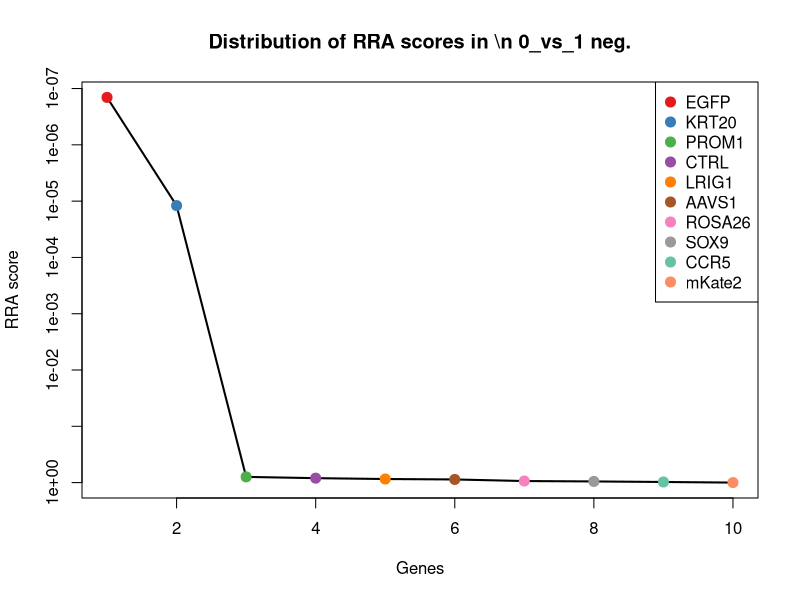
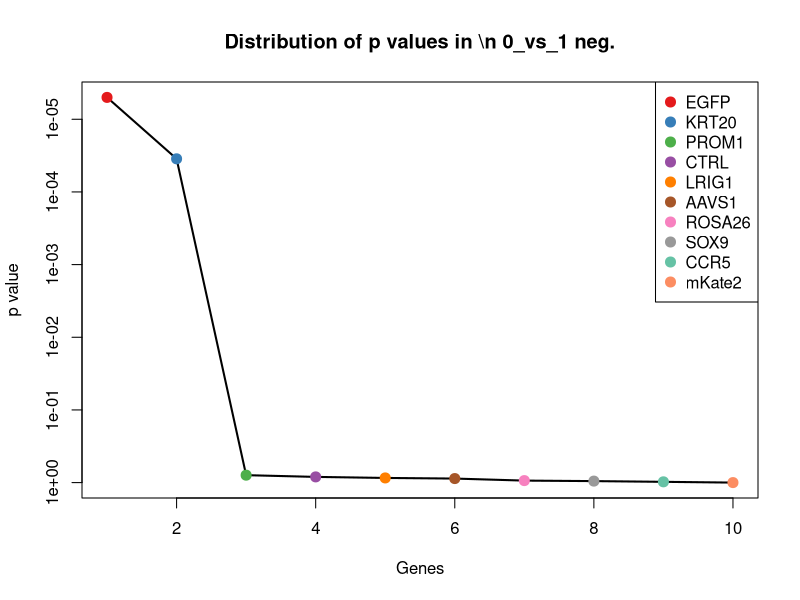
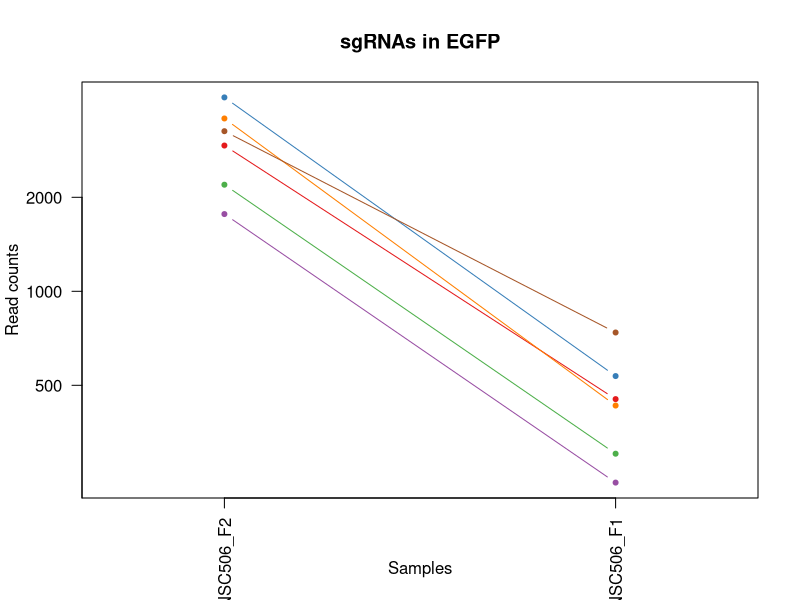
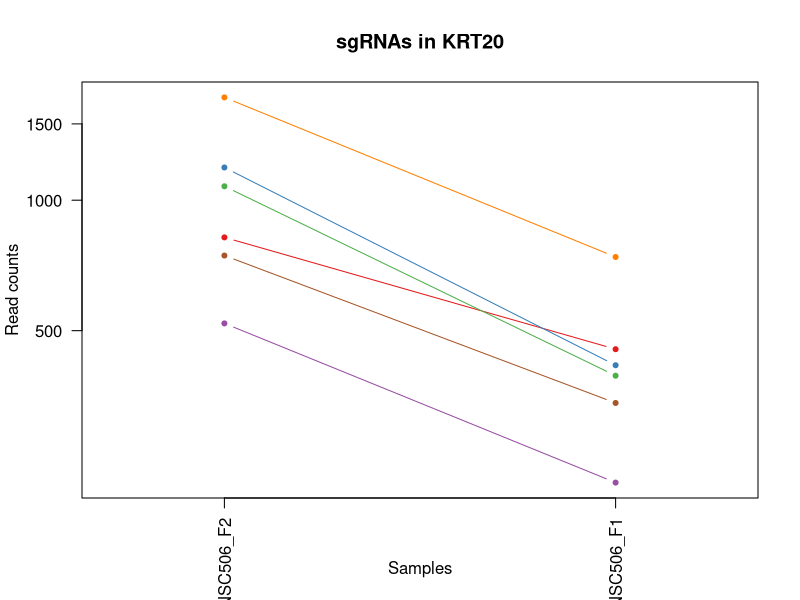
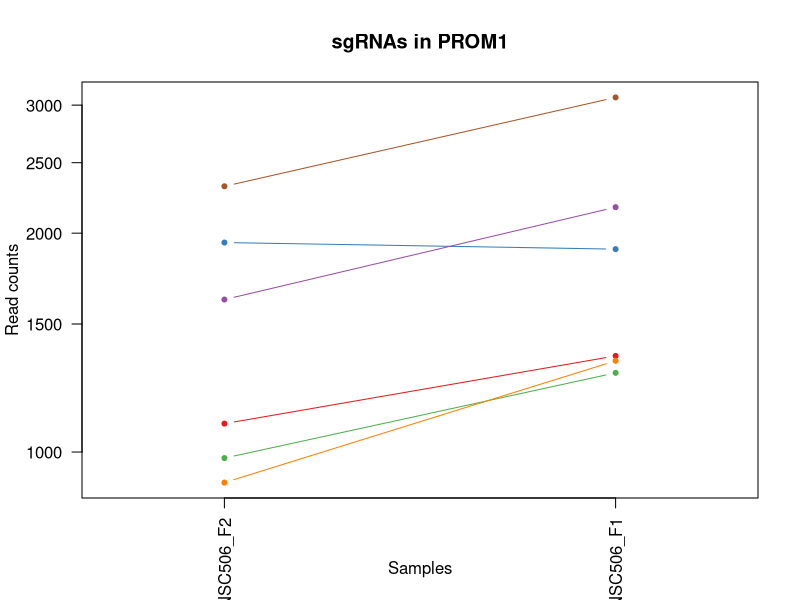
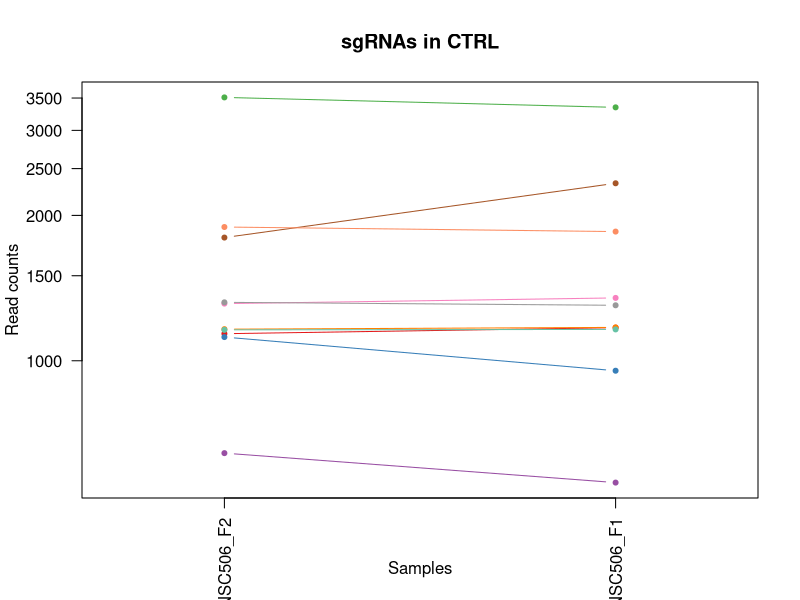
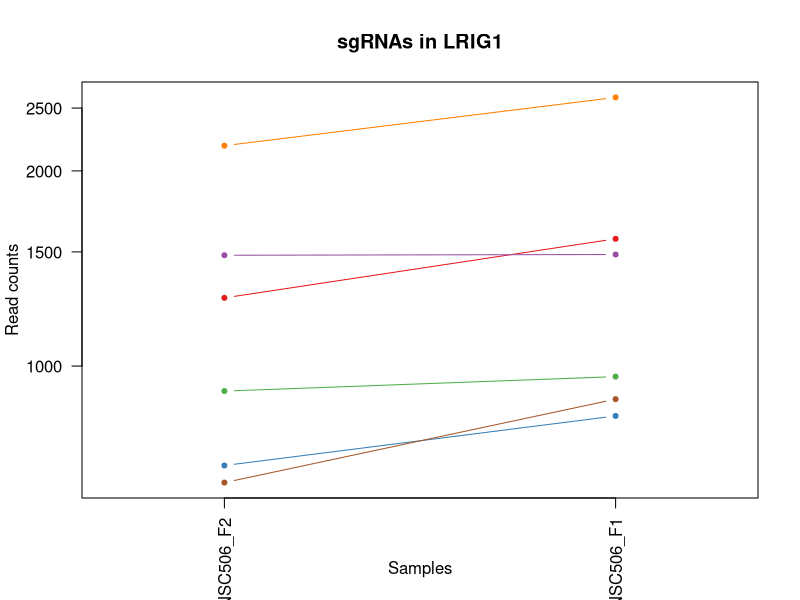
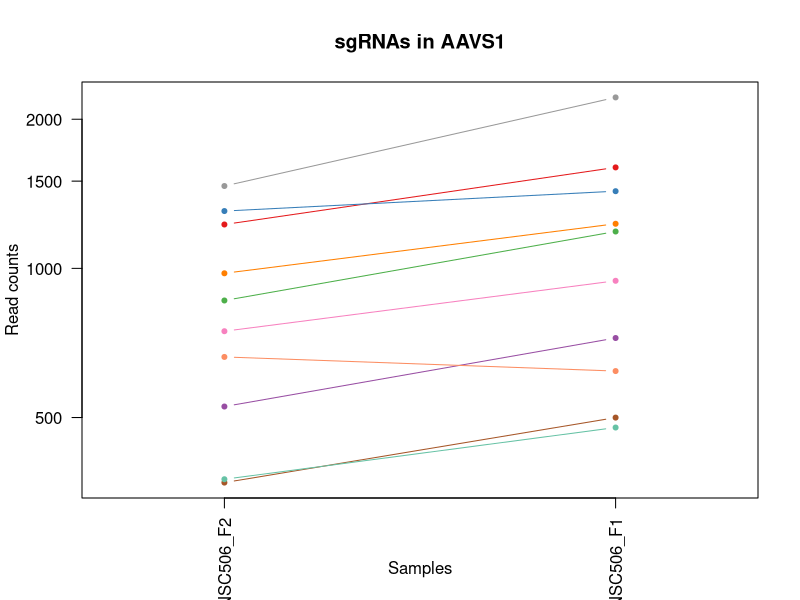

Recreate these plots in R, in order. (Note: this script raises an error after producing the figures.)
pdf(file='S6A_c1_t0.pdf',width=4.5,height=4.5);
gstable=read.table('S6A_c1_t0.gene_summary.txt',header=T)
# 
#
# parameters
# Do not modify the variables beginning with "__"

# gstablename='__GENE_SUMMARY_FILE__'
startindex=3
# outputfile='__OUTPUT_FILE__'
targetgenelist=c("EGFP","KRT20","PROM1","CTRL","LRIG1","AAVS1","ROSA26","SOX9","CCR5","mKate2")
# samplelabel=sub('.\\w+.\\w+$','',colnames(gstable)[startindex]);
samplelabel='0_vs_1 neg.'


# You need to write some codes in front of this code:
# gstable=read.table(gstablename,header=T)
# pdf(file=outputfile,width=6,height=6)


# set up color using RColorBrewer
#library(RColorBrewer)
#colors <- brewer.pal(length(targetgenelist), "Set1")

colors=c( "#E41A1C", "#377EB8", "#4DAF4A", "#984EA3", "#FF7F00",  "#A65628", "#F781BF",
          "#999999", "#66C2A5", "#FC8D62", "#8DA0CB", "#E78AC3", "#A6D854", "#FFD92F", "#E5C494", "#B3B3B3", 
          "#8DD3C7", "#FFFFB3", "#BEBADA", "#FB8072", "#80B1D3", "#FDB462", "#B3DE69", "#FCCDE5",
          "#D9D9D9", "#BC80BD", "#CCEBC5", "#FFED6F")

######
# function definition

plotrankedvalues<-function(val, tglist, ...){
  
  plot(val,log='y',ylim=c(max(val),min(val)),type='l',lwd=2, ...)
  if(length(tglist)>0){
    for(i in 1:length(tglist)){
      targetgene=tglist[i];
      tx=which(names(val)==targetgene);ty=val[targetgene];
      points(tx,ty,col=colors[(i %% length(colors)) ],cex=2,pch=20)
      # text(tx+50,ty,targetgene,col=colors[i])
    }
    legend('topright',tglist,pch=20,pt.cex = 2,cex=1,col=colors)
  }
}



plotrandvalues<-function(val,targetgenelist, ...){
  # choose the one with the best distance distribution
  
  mindiffvalue=0;
  randval=val;
  for(i in 1:20){
    randval0=sample(val)
    vindex=sort(which(names(randval0) %in% targetgenelist))
    if(max(vindex)>0.9*length(val)){
      # print('pass...')
      next;
    }
    mindiffind=min(diff(vindex));
    if (mindiffind > mindiffvalue){
      mindiffvalue=mindiffind;
      randval=randval0;
      # print(paste('Diff: ',mindiffvalue))
    }
  }
  plot(randval,log='y',ylim=c(max(randval),min(randval)),pch=20,col='grey', ...)
  
  if(length(targetgenelist)>0){
    for(i in 1:length(targetgenelist)){
      targetgene=targetgenelist[i];
      tx=which(names(randval)==targetgene);ty=randval[targetgene];
      points(tx,ty,col=colors[(i %% length(colors)) ],cex=2,pch=20)
      text(tx+50,ty,targetgene,col=colors[i])
    }
  }
  
}




# set.seed(1235)



pvec=gstable[,startindex]
names(pvec)=gstable[,'id']
pvec=sort(pvec);

plotrankedvalues(pvec,targetgenelist,xlab='Genes',ylab='RRA score',main=paste('Distribution of RRA scores in \\n',samplelabel))

# plotrandvalues(pvec,targetgenelist,xlab='Genes',ylab='RRA score',main=paste('Distribution of RRA scores in \\n',samplelabel))


pvec=gstable[,startindex+1]
names(pvec)=gstable[,'id']
pvec=sort(pvec);

plotrankedvalues(pvec,targetgenelist,xlab='Genes',ylab='p value',main=paste('Distribution of p values in \\n',samplelabel))

# plotrandvalues(pvec,targetgenelist,xlab='Genes',ylab='p value',main=paste('Distribution of p values in \\n',samplelabel))



# you need to write after this code:
# dev.off()






# parameters
# Do not modify the variables beginning with "__"
targetmat=list(c(2928.4821111873907,450.54456623467263),c(4176.91354872851,534.2171285353976),c(2193.6412940873593,300.89940673529924),c(1766.3745208673017,242.97224821941276),c(3575.548260104694,429.6264256594914),c(3255.6422380502872,736.9621833410002))
targetgene="EGFP"
collabel=c("S42_MNSC506_F2","S41_MNSC506_F1")

# set up color using RColorBrewer
#library(RColorBrewer)
#colors <- brewer.pal(length(targetgenelist), "Set1")

colors=c( "#E41A1C", "#377EB8", "#4DAF4A", "#984EA3", "#FF7F00",  "#A65628", "#F781BF",
          "#999999", "#66C2A5", "#FC8D62", "#8DA0CB", "#E78AC3", "#A6D854", "#FFD92F", "#E5C494", "#B3B3B3", 
          "#8DD3C7", "#FFFFB3", "#BEBADA", "#FB8072", "#80B1D3", "#FDB462", "#B3DE69", "#FCCDE5",
          "#D9D9D9", "#BC80BD", "#CCEBC5", "#FFED6F")


## code

targetmatvec=unlist(targetmat)+1
yrange=range(targetmatvec[targetmatvec>0]);
# yrange[1]=1; # set the minimum value to 1
for(i in 1:length(targetmat)){
  vali=targetmat[[i]]+1;
  if(i==1){
    plot(1:length(vali),vali,type='b',las=1,pch=20,main=paste('sgRNAs in',targetgene),ylab='Read counts',xlab='Samples',xlim=c(0.7,length(vali)+0.3),ylim = yrange,col=colors[(i %% length(colors))],xaxt='n',log='y')
    axis(1,at=1:length(vali),labels=(collabel),las=2)
    # lines(0:100,rep(1,101),col='black');
  }else{
    lines(1:length(vali),vali,type='b',pch=20,col=colors[(i %% length(colors))])
  }
}




# parameters
# Do not modify the variables beginning with "__"
targetmat=list(c(819.7138433593638,452.1536539712251),c(1188.947778111502,415.1446360305198),c(1075.783743099059,392.6174077187862),c(518.668493807031,222.05410764423152),c(1725.751533939758,738.5712710775526),c(744.2711533510684,339.51751241255687))
targetgene="KRT20"
collabel=c("S42_MNSC506_F2","S41_MNSC506_F1")

# set up color using RColorBrewer
#library(RColorBrewer)
#colors <- brewer.pal(length(targetgenelist), "Set1")

colors=c( "#E41A1C", "#377EB8", "#4DAF4A", "#984EA3", "#FF7F00",  "#A65628", "#F781BF",
          "#999999", "#66C2A5", "#FC8D62", "#8DA0CB", "#E78AC3", "#A6D854", "#FFD92F", "#E5C494", "#B3B3B3", 
          "#8DD3C7", "#FFFFB3", "#BEBADA", "#FB8072", "#80B1D3", "#FDB462", "#B3DE69", "#FCCDE5",
          "#D9D9D9", "#BC80BD", "#CCEBC5", "#FFED6F")


## code

targetmatvec=unlist(targetmat)+1
yrange=range(targetmatvec[targetmatvec>0]);
# yrange[1]=1; # set the minimum value to 1
for(i in 1:length(targetmat)){
  vali=targetmat[[i]]+1;
  if(i==1){
    plot(1:length(vali),vali,type='b',las=1,pch=20,main=paste('sgRNAs in',targetgene),ylab='Read counts',xlab='Samples',xlim=c(0.7,length(vali)+0.3),ylim = yrange,col=colors[(i %% length(colors))],xaxt='n',log='y')
    axis(1,at=1:length(vali),labels=(collabel),las=2)
    # lines(0:100,rep(1,101),col='black');
  }else{
    lines(1:length(vali),vali,type='b',pch=20,col=colors[(i %% length(colors))])
  }
}




# parameters
# Do not modify the variables beginning with "__"
targetmat=list(c(1093.1935946394347,1354.8518741771227),c(1940.4730362710602,1900.332616868387),c(980.0295596269916,1284.052013768817),c(1619.8416037358047,2170.6593566091906),c(906.7631010612431,1333.9337336019416),c(2319.1373072742354,3073.3575768150886))
targetgene="PROM1"
collabel=c("S42_MNSC506_F2","S41_MNSC506_F1")

# set up color using RColorBrewer
#library(RColorBrewer)
#colors <- brewer.pal(length(targetgenelist), "Set1")

colors=c( "#E41A1C", "#377EB8", "#4DAF4A", "#984EA3", "#FF7F00",  "#A65628", "#F781BF",
          "#999999", "#66C2A5", "#FC8D62", "#8DA0CB", "#E78AC3", "#A6D854", "#FFD92F", "#E5C494", "#B3B3B3", 
          "#8DD3C7", "#FFFFB3", "#BEBADA", "#FB8072", "#80B1D3", "#FDB462", "#B3DE69", "#FCCDE5",
          "#D9D9D9", "#BC80BD", "#CCEBC5", "#FFED6F")


## code

targetmatvec=unlist(targetmat)+1
yrange=range(targetmatvec[targetmatvec>0]);
# yrange[1]=1; # set the minimum value to 1
for(i in 1:length(targetmat)){
  vali=targetmat[[i]]+1;
  if(i==1){
    plot(1:length(vali),vali,type='b',las=1,pch=20,main=paste('sgRNAs in',targetgene),ylab='Read counts',xlab='Samples',xlim=c(0.7,length(vali)+0.3),ylim = yrange,col=colors[(i %% length(colors))],xaxt='n',log='y')
    axis(1,at=1:length(vali),labels=(collabel),las=2)
    # lines(0:100,rep(1,101),col='black');
  }else{
    lines(1:length(vali),vali,type='b',pch=20,col=colors[(i %% length(colors))])
  }
}




# parameters
# Do not modify the variables beginning with "__"
targetmat=list(c(1136.7182234903744,1169.8067844735965),c(1118.5829614691495,952.5799400390222),c(3509.5359063474352,3346.9024920289967),c(642.7136860322091,558.3534445836837),c(1161.3821798392403,1171.4158722101488),c(1798.2925820246573,2329.9590425278784),c(1312.267559855831,1348.415523230913),c(1320.24707514517,1301.7519788708935),c(1157.7551274349953,1160.1522580542821),c(1891.1451235733286,1850.4508970352626))
targetgene="CTRL"
collabel=c("S42_MNSC506_F2","S41_MNSC506_F1")

# set up color using RColorBrewer
#library(RColorBrewer)
#colors <- brewer.pal(length(targetgenelist), "Set1")

colors=c( "#E41A1C", "#377EB8", "#4DAF4A", "#984EA3", "#FF7F00",  "#A65628", "#F781BF",
          "#999999", "#66C2A5", "#FC8D62", "#8DA0CB", "#E78AC3", "#A6D854", "#FFD92F", "#E5C494", "#B3B3B3", 
          "#8DD3C7", "#FFFFB3", "#BEBADA", "#FB8072", "#80B1D3", "#FDB462", "#B3DE69", "#FCCDE5",
          "#D9D9D9", "#BC80BD", "#CCEBC5", "#FFED6F")


## code

targetmatvec=unlist(targetmat)+1
yrange=range(targetmatvec[targetmatvec>0]);
# yrange[1]=1; # set the minimum value to 1
for(i in 1:length(targetmat)){
  vali=targetmat[[i]]+1;
  if(i==1){
    plot(1:length(vali),vali,type='b',las=1,pch=20,main=paste('sgRNAs in',targetgene),ylab='Read counts',xlab='Samples',xlim=c(0.7,length(vali)+0.3),ylim = yrange,col=colors[(i %% length(colors))],xaxt='n',log='y')
    axis(1,at=1:length(vali),labels=(collabel),las=2)
    # lines(0:100,rep(1,101),col='black');
  }else{
    lines(1:length(vali),vali,type='b',pch=20,col=colors[(i %% length(colors))])
  }
}




# parameters
# Do not modify the variables beginning with "__"
targetmat=list(c(1273.0953938899854,1570.4696308751447),c(701.4719349809777,836.7256230072492),c(914.0172058697331,962.2344664583366),c(1481.2882018936468,1485.1879808378674),c(2186.3871892788693,2595.458519059025),c(660.123537572585,888.2164305769261))
targetgene="LRIG1"
collabel=c("S42_MNSC506_F2","S41_MNSC506_F1")

# set up color using RColorBrewer
#library(RColorBrewer)
#colors <- brewer.pal(length(targetgenelist), "Set1")

colors=c( "#E41A1C", "#377EB8", "#4DAF4A", "#984EA3", "#FF7F00",  "#A65628", "#F781BF",
          "#999999", "#66C2A5", "#FC8D62", "#8DA0CB", "#E78AC3", "#A6D854", "#FFD92F", "#E5C494", "#B3B3B3", 
          "#8DD3C7", "#FFFFB3", "#BEBADA", "#FB8072", "#80B1D3", "#FDB462", "#B3DE69", "#FCCDE5",
          "#D9D9D9", "#BC80BD", "#CCEBC5", "#FFED6F")


## code

targetmatvec=unlist(targetmat)+1
yrange=range(targetmatvec[targetmatvec>0]);
# yrange[1]=1; # set the minimum value to 1
for(i in 1:length(targetmat)){
  vali=targetmat[[i]]+1;
  if(i==1){
    plot(1:length(vali),vali,type='b',las=1,pch=20,main=paste('sgRNAs in',targetgene),ylab='Read counts',xlab='Samples',xlim=c(0.7,length(vali)+0.3),ylim = yrange,col=colors[(i %% length(colors))],xaxt='n',log='y')
    axis(1,at=1:length(vali),labels=(collabel),las=2)
    # lines(0:100,rep(1,101),col='black');
  }else{
    lines(1:length(vali),vali,type='b',pch=20,col=colors[(i %% length(colors))])
  }
}




# parameters
# Do not modify the variables beginning with "__"
targetmat=list(c(1225.2183021539518,1597.8241223965356),c(1304.288044566492,1430.4789977950857),c(860.3368302869075,1185.8976618391205),c(525.197188134672,722.4803937120287),c(976.4025072227466,1229.3430307260353),c(368.5085242712892,498.8171983312447),c(745.7219743127664,942.9254136197078),c(1465.329171314969,2212.495637759553),c(374.31180811808116,476.2899700195111),c(661.574358534283,619.498778572675))
targetgene="AAVS1"
collabel=c("S42_MNSC506_F2","S41_MNSC506_F1")

# set up color using RColorBrewer
#library(RColorBrewer)
#colors <- brewer.pal(length(targetgenelist), "Set1")

colors=c( "#E41A1C", "#377EB8", "#4DAF4A", "#984EA3", "#FF7F00",  "#A65628", "#F781BF",
          "#999999", "#66C2A5", "#FC8D62", "#8DA0CB", "#E78AC3", "#A6D854", "#FFD92F", "#E5C494", "#B3B3B3", 
          "#8DD3C7", "#FFFFB3", "#BEBADA", "#FB8072", "#80B1D3", "#FDB462", "#B3DE69", "#FCCDE5",
          "#D9D9D9", "#BC80BD", "#CCEBC5", "#FFED6F")


## code

targetmatvec=unlist(targetmat)+1
yrange=range(targetmatvec[targetmatvec>0]);
# yrange[1]=1; # set the minimum value to 1
for(i in 1:length(targetmat)){
  vali=targetmat[[i]]+1;
  if(i==1){
    plot(1:length(vali),vali,type='b',las=1,pch=20,main=paste('sgRNAs in',targetgene),ylab='Read counts',xlab='Samples',xlim=c(0.7,length(vali)+0.3),ylim = yrange,col=colors[(i %% length(colors))],xaxt='n',log='y')
    axis(1,at=1:length(vali),labels=(collabel),las=2)
    # lines(0:100,rep(1,101),col='black');
  }else{
    lines(1:length(vali),vali,type='b',pch=20,col=colors[(i %% length(colors))])
  }
}




# parameters
# Do not modify the variables beginning with "__"
targetmat=list(c(3398.5481027775395,4186.846290509351),c(1624.9194771017478,1731.3784045303848),c(1405.1201014045023,1964.6961263304834),c(1201.2797562859348,1364.5064005964373),c(913.2917953888841,1168.197696737044),c(1704.714629995137,1884.241739502863),c(1299.2101712005492,1655.751280912422),c(1071.4312802139648,1055.561555178376),c(414.20938456477586,534.2171285353976),c(1003.9681054950084,1407.951769483352))
targetgene="ROSA26"
collabel=c("S42_MNSC506_F2","S41_MNSC506_F1")

# set up color using RColorBrewer
#library(RColorBrewer)
#colors <- brewer.pal(length(targetgenelist), "Set1")

colors=c( "#E41A1C", "#377EB8", "#4DAF4A", "#984EA3", "#FF7F00",  "#A65628", "#F781BF",
          "#999999", "#66C2A5", "#FC8D62", "#8DA0CB", "#E78AC3", "#A6D854", "#FFD92F", "#E5C494", "#B3B3B3", 
          "#8DD3C7", "#FFFFB3", "#BEBADA", "#FB8072", "#80B1D3", "#FDB462", "#B3DE69", "#FCCDE5",
          "#D9D9D9", "#BC80BD", "#CCEBC5", "#FFED6F")


## code

targetmatvec=unlist(targetmat)+1
yrange=range(targetmatvec[targetmatvec>0]);
# yrange[1]=1; # set the minimum value to 1
for(i in 1:length(targetmat)){
  vali=targetmat[[i]]+1;
  if(i==1){
    plot(1:length(vali),vali,type='b',las=1,pch=20,main=paste('sgRNAs in',targetgene),ylab='Read counts',xlab='Samples',xlim=c(0.7,length(vali)+0.3),ylim = yrange,col=colors[(i %% length(colors))],xaxt='n',log='y')
    axis(1,at=1:length(vali),labels=(collabel),las=2)
    # lines(0:100,rep(1,101),col='black');
  }else{
    lines(1:length(vali),vali,type='b',pch=20,col=colors[(i %% length(colors))])
  }
}




# parameters
# Do not modify the variables beginning with "__"
targetmat=list(c(1640.1530971995767,2225.3683396519723),c(1474.0340970851569,1607.47864881585),c(565.8201750622158,909.1345711521074),c(803.7548127806859,994.4162211893846),c(1760.5712370205097,2521.4404831776146),c(1462.427529391573,2671.085642676988))
targetgene="SOX9"
collabel=c("S42_MNSC506_F2","S41_MNSC506_F1")

# set up color using RColorBrewer
#library(RColorBrewer)
#colors <- brewer.pal(length(targetgenelist), "Set1")

colors=c( "#E41A1C", "#377EB8", "#4DAF4A", "#984EA3", "#FF7F00",  "#A65628", "#F781BF",
          "#999999", "#66C2A5", "#FC8D62", "#8DA0CB", "#E78AC3", "#A6D854", "#FFD92F", "#E5C494", "#B3B3B3", 
          "#8DD3C7", "#FFFFB3", "#BEBADA", "#FB8072", "#80B1D3", "#FDB462", "#B3DE69", "#FCCDE5",
          "#D9D9D9", "#BC80BD", "#CCEBC5", "#FFED6F")


## code

targetmatvec=unlist(targetmat)+1
yrange=range(targetmatvec[targetmatvec>0]);
# yrange[1]=1; # set the minimum value to 1
for(i in 1:length(targetmat)){
  vali=targetmat[[i]]+1;
  if(i==1){
    plot(1:length(vali),vali,type='b',las=1,pch=20,main=paste('sgRNAs in',targetgene),ylab='Read counts',xlab='Samples',xlim=c(0.7,length(vali)+0.3),ylim = yrange,col=colors[(i %% length(colors))],xaxt='n',log='y')
    axis(1,at=1:length(vali),labels=(collabel),las=2)
    # lines(0:100,rep(1,101),col='black');
  }else{
    lines(1:length(vali),vali,type='b',pch=20,col=colors[(i %% length(colors))])
  }
}




# parameters
# Do not modify the variables beginning with "__"
targetmat=list(c(774.0129830658772,928.4436239907361),c(1471.8578656426098,1675.0603337510508),c(813.1851490317229,984.7616947700702),c(514.3160309219371,732.134920131343),c(971.3246338568036,989.5889579797274),c(783.4433193169141,1100.6160118018431),c(1912.9074379987985,1940.5598102821973),c(1176.6157999370691,1230.9521184625878),c(623.1276030492863,831.898359797592),c(998.8902321290655,1251.870259037769))
targetgene="CCR5"
collabel=c("S42_MNSC506_F2","S41_MNSC506_F1")

# set up color using RColorBrewer
#library(RColorBrewer)
#colors <- brewer.pal(length(targetgenelist), "Set1")

colors=c( "#E41A1C", "#377EB8", "#4DAF4A", "#984EA3", "#FF7F00",  "#A65628", "#F781BF",
          "#999999", "#66C2A5", "#FC8D62", "#8DA0CB", "#E78AC3", "#A6D854", "#FFD92F", "#E5C494", "#B3B3B3", 
          "#8DD3C7", "#FFFFB3", "#BEBADA", "#FB8072", "#80B1D3", "#FDB462", "#B3DE69", "#FCCDE5",
          "#D9D9D9", "#BC80BD", "#CCEBC5", "#FFED6F")


## code

targetmatvec=unlist(targetmat)+1
yrange=range(targetmatvec[targetmatvec>0]);
# yrange[1]=1; # set the minimum value to 1
for(i in 1:length(targetmat)){
  vali=targetmat[[i]]+1;
  if(i==1){
    plot(1:length(vali),vali,type='b',las=1,pch=20,main=paste('sgRNAs in',targetgene),ylab='Read counts',xlab='Samples',xlim=c(0.7,length(vali)+0.3),ylim = yrange,col=colors[(i %% length(colors))],xaxt='n',log='y')
    axis(1,at=1:length(vali),labels=(collabel),las=2)
    # lines(0:100,rep(1,101),col='black');
  }else{
    lines(1:length(vali),vali,type='b',pch=20,col=colors[(i %% length(colors))])
  }
}




# parameters
# Do not modify the variables beginning with "__"
targetmat=list(c(859.6114198060585,1654.1421931758696),c(990.9107168397265,1977.5688282229025),c(981.4803805886896,1966.3052140670356),c(792.148245087102,1298.5338033977887),c(700.7465245001287,1531.851525197887),c(1729.378586344003,2645.3402388921495))
targetgene="mKate2"
collabel=c("S42_MNSC506_F2","S41_MNSC506_F1")

# set up color using RColorBrewer
#library(RColorBrewer)
#colors <- brewer.pal(length(targetgenelist), "Set1")

colors=c( "#E41A1C", "#377EB8", "#4DAF4A", "#984EA3", "#FF7F00",  "#A65628", "#F781BF",
          "#999999", "#66C2A5", "#FC8D62", "#8DA0CB", "#E78AC3", "#A6D854", "#FFD92F", "#E5C494", "#B3B3B3", 
          "#8DD3C7", "#FFFFB3", "#BEBADA", "#FB8072", "#80B1D3", "#FDB462", "#B3DE69", "#FCCDE5",
          "#D9D9D9", "#BC80BD", "#CCEBC5", "#FFED6F")


## code

targetmatvec=unlist(targetmat)+1
yrange=range(targetmatvec[targetmatvec>0]);
# yrange[1]=1; # set the minimum value to 1
for(i in 1:length(targetmat)){
  vali=targetmat[[i]]+1;
  if(i==1){
    plot(1:length(vali),vali,type='b',las=1,pch=20,main=paste('sgRNAs in',targetgene),ylab='Read counts',xlab='Samples',xlim=c(0.7,length(vali)+0.3),ylim = yrange,col=colors[(i %% length(colors))],xaxt='n',log='y')
    axis(1,at=1:length(vali),labels=(collabel),las=2)
    # lines(0:100,rep(1,101),col='black');
  }else{
    lines(1:length(vali),vali,type='b',pch=20,col=colors[(i %% length(colors))])
  }
}



# 
#
# parameters
# Do not modify the variables beginning with "__"

# gstablename='__GENE_SUMMARY_FILE__'
startindex=9
# outputfile='__OUTPUT_FILE__'
targetgenelist=c("mKate2","SOX9","AAVS1","PROM1","ROSA26","CCR5","LRIG1","CTRL","KRT20","EGFP")
# samplelabel=sub('.\\w+.\\w+$','',colnames(gstable)[startindex]);
samplelabel='0_vs_1 pos.'


# You need to write some codes in front of this code:
# gstable=read.table(gstablename,header=T)
# pdf(file=outputfile,width=6,height=6)


# set up color using RColorBrewer
#library(RColorBrewer)
#colors <- brewer.pal(length(targetgenelist), "Set1")

colors=c( "#E41A1C", "#377EB8", "#4DAF4A", "#984EA3", "#FF7F00",  "#A65628", "#F781BF",
          "#999999", "#66C2A5", "#FC8D62", "#8DA0CB", "#E78AC3", "#A6D854", "#FFD92F", "#E5C494", "#B3B3B3", 
          "#8DD3C7", "#FFFFB3", "#BEBADA", "#FB8072", "#80B1D3", "#FDB462", "#B3DE69", "#FCCDE5",
          "#D9D9D9", "#BC80BD", "#CCEBC5", "#FFED6F")

######
# function definition

plotrankedvalues<-function(val, tglist, ...){
  
  plot(val,log='y',ylim=c(max(val),min(val)),type='l',lwd=2, ...)
  if(length(tglist)>0){
    for(i in 1:length(tglist)){
      targetgene=tglist[i];
      tx=which(names(val)==targetgene);ty=val[targetgene];
      points(tx,ty,col=colors[(i %% length(colors)) ],cex=2,pch=20)
      # text(tx+50,ty,targetgene,col=colors[i])
    }
    legend('topright',tglist,pch=20,pt.cex = 2,cex=1,col=colors)
  }
}



plotrandvalues<-function(val,targetgenelist, ...){
  # choose the one with the best distance distribution
  
  mindiffvalue=0;
  randval=val;
  for(i in 1:20){
    randval0=sample(val)
    vindex=sort(which(names(randval0) %in% targetgenelist))
    if(max(vindex)>0.9*length(val)){
      # print('pass...')
      next;
    }
    mindiffind=min(diff(vindex));
    if (mindiffind > mindiffvalue){
      mindiffvalue=mindiffind;
      randval=randval0;
      # print(paste('Diff: ',mindiffvalue))
    }
  }
  plot(randval,log='y',ylim=c(max(randval),min(randval)),pch=20,col='grey', ...)
  
  if(length(targetgenelist)>0){
    for(i in 1:length(targetgenelist)){
      targetgene=targetgenelist[i];
      tx=which(names(randval)==targetgene);ty=randval[targetgene];
      points(tx,ty,col=colors[(i %% length(colors)) ],cex=2,pch=20)
      text(tx+50,ty,targetgene,col=colors[i])
    }
  }
  
}




# set.seed(1235)



pvec=gstable[,startindex]
names(pvec)=gstable[,'id']
pvec=sort(pvec);

plotrankedvalues(pvec,targetgenelist,xlab='Genes',ylab='RRA score',main=paste('Distribution of RRA scores in \\n',samplelabel))

# plotrandvalues(pvec,targetgenelist,xlab='Genes',ylab='RRA score',main=paste('Distribution of RRA scores in \\n',samplelabel))


pvec=gstable[,startindex+1]
names(pvec)=gstable[,'id']
pvec=sort(pvec);

plotrankedvalues(pvec,targetgenelist,xlab='Genes',ylab='p value',main=paste('Distribution of p values in \\n',samplelabel))

# plotrandvalues(pvec,targetgenelist,xlab='Genes',ylab='p value',main=paste('Distribution of p values in \\n',samplelabel))



# you need to write after this code:
# dev.off()






# parameters
# Do not modify the variables beginning with "__"
targetmat=list(c(859.6114198060585,1654.1421931758696),c(990.9107168397265,1977.5688282229025),c(981.4803805886896,1966.3052140670356),c(792.148245087102,1298.5338033977887),c(700.7465245001287,1531.851525197887),c(1729.378586344003,2645.3402388921495))
targetgene="mKate2"
collabel=c("S42_MNSC506_F2","S41_MNSC506_F1")

# set up color using RColorBrewer
#library(RColorBrewer)
#colors <- brewer.pal(length(targetgenelist), "Set1")

colors=c( "#E41A1C", "#377EB8", "#4DAF4A", "#984EA3", "#FF7F00",  "#A65628", "#F781BF",
          "#999999", "#66C2A5", "#FC8D62", "#8DA0CB", "#E78AC3", "#A6D854", "#FFD92F", "#E5C494", "#B3B3B3", 
          "#8DD3C7", "#FFFFB3", "#BEBADA", "#FB8072", "#80B1D3", "#FDB462", "#B3DE69", "#FCCDE5",
          "#D9D9D9", "#BC80BD", "#CCEBC5", "#FFED6F")


## code

targetmatvec=unlist(targetmat)+1
yrange=range(targetmatvec[targetmatvec>0]);
# yrange[1]=1; # set the minimum value to 1
for(i in 1:length(targetmat)){
  vali=targetmat[[i]]+1;
  if(i==1){
    plot(1:length(vali),vali,type='b',las=1,pch=20,main=paste('sgRNAs in',targetgene),ylab='Read counts',xlab='Samples',xlim=c(0.7,length(vali)+0.3),ylim = yrange,col=colors[(i %% length(colors))],xaxt='n',log='y')
    axis(1,at=1:length(vali),labels=(collabel),las=2)
    # lines(0:100,rep(1,101),col='black');
  }else{
    lines(1:length(vali),vali,type='b',pch=20,col=colors[(i %% length(colors))])
  }
}




# parameters
# Do not modify the variables beginning with "__"
targetmat=list(c(1640.1530971995767,2225.3683396519723),c(1474.0340970851569,1607.47864881585),c(565.8201750622158,909.1345711521074),c(803.7548127806859,994.4162211893846),c(1760.5712370205097,2521.4404831776146),c(1462.427529391573,2671.085642676988))
targetgene="SOX9"
collabel=c("S42_MNSC506_F2","S41_MNSC506_F1")

# set up color using RColorBrewer
#library(RColorBrewer)
#colors <- brewer.pal(length(targetgenelist), "Set1")

colors=c( "#E41A1C", "#377EB8", "#4DAF4A", "#984EA3", "#FF7F00",  "#A65628", "#F781BF",
          "#999999", "#66C2A5", "#FC8D62", "#8DA0CB", "#E78AC3", "#A6D854", "#FFD92F", "#E5C494", "#B3B3B3", 
          "#8DD3C7", "#FFFFB3", "#BEBADA", "#FB8072", "#80B1D3", "#FDB462", "#B3DE69", "#FCCDE5",
          "#D9D9D9", "#BC80BD", "#CCEBC5", "#FFED6F")


## code

targetmatvec=unlist(targetmat)+1
yrange=range(targetmatvec[targetmatvec>0]);
# yrange[1]=1; # set the minimum value to 1
for(i in 1:length(targetmat)){
  vali=targetmat[[i]]+1;
  if(i==1){
    plot(1:length(vali),vali,type='b',las=1,pch=20,main=paste('sgRNAs in',targetgene),ylab='Read counts',xlab='Samples',xlim=c(0.7,length(vali)+0.3),ylim = yrange,col=colors[(i %% length(colors))],xaxt='n',log='y')
    axis(1,at=1:length(vali),labels=(collabel),las=2)
    # lines(0:100,rep(1,101),col='black');
  }else{
    lines(1:length(vali),vali,type='b',pch=20,col=colors[(i %% length(colors))])
  }
}




# parameters
# Do not modify the variables beginning with "__"
targetmat=list(c(1225.2183021539518,1597.8241223965356),c(1304.288044566492,1430.4789977950857),c(860.3368302869075,1185.8976618391205),c(525.197188134672,722.4803937120287),c(976.4025072227466,1229.3430307260353),c(368.5085242712892,498.8171983312447),c(745.7219743127664,942.9254136197078),c(1465.329171314969,2212.495637759553),c(374.31180811808116,476.2899700195111),c(661.574358534283,619.498778572675))
targetgene="AAVS1"
collabel=c("S42_MNSC506_F2","S41_MNSC506_F1")

# set up color using RColorBrewer
#library(RColorBrewer)
#colors <- brewer.pal(length(targetgenelist), "Set1")

colors=c( "#E41A1C", "#377EB8", "#4DAF4A", "#984EA3", "#FF7F00",  "#A65628", "#F781BF",
          "#999999", "#66C2A5", "#FC8D62", "#8DA0CB", "#E78AC3", "#A6D854", "#FFD92F", "#E5C494", "#B3B3B3", 
          "#8DD3C7", "#FFFFB3", "#BEBADA", "#FB8072", "#80B1D3", "#FDB462", "#B3DE69", "#FCCDE5",
          "#D9D9D9", "#BC80BD", "#CCEBC5", "#FFED6F")


## code

targetmatvec=unlist(targetmat)+1
yrange=range(targetmatvec[targetmatvec>0]);
# yrange[1]=1; # set the minimum value to 1
for(i in 1:length(targetmat)){
  vali=targetmat[[i]]+1;
  if(i==1){
    plot(1:length(vali),vali,type='b',las=1,pch=20,main=paste('sgRNAs in',targetgene),ylab='Read counts',xlab='Samples',xlim=c(0.7,length(vali)+0.3),ylim = yrange,col=colors[(i %% length(colors))],xaxt='n',log='y')
    axis(1,at=1:length(vali),labels=(collabel),las=2)
    # lines(0:100,rep(1,101),col='black');
  }else{
    lines(1:length(vali),vali,type='b',pch=20,col=colors[(i %% length(colors))])
  }
}




# parameters
# Do not modify the variables beginning with "__"
targetmat=list(c(1093.1935946394347,1354.8518741771227),c(1940.4730362710602,1900.332616868387),c(980.0295596269916,1284.052013768817),c(1619.8416037358047,2170.6593566091906),c(906.7631010612431,1333.9337336019416),c(2319.1373072742354,3073.3575768150886))
targetgene="PROM1"
collabel=c("S42_MNSC506_F2","S41_MNSC506_F1")

# set up color using RColorBrewer
#library(RColorBrewer)
#colors <- brewer.pal(length(targetgenelist), "Set1")

colors=c( "#E41A1C", "#377EB8", "#4DAF4A", "#984EA3", "#FF7F00",  "#A65628", "#F781BF",
          "#999999", "#66C2A5", "#FC8D62", "#8DA0CB", "#E78AC3", "#A6D854", "#FFD92F", "#E5C494", "#B3B3B3", 
          "#8DD3C7", "#FFFFB3", "#BEBADA", "#FB8072", "#80B1D3", "#FDB462", "#B3DE69", "#FCCDE5",
          "#D9D9D9", "#BC80BD", "#CCEBC5", "#FFED6F")


## code

targetmatvec=unlist(targetmat)+1
yrange=range(targetmatvec[targetmatvec>0]);
# yrange[1]=1; # set the minimum value to 1
for(i in 1:length(targetmat)){
  vali=targetmat[[i]]+1;
  if(i==1){
    plot(1:length(vali),vali,type='b',las=1,pch=20,main=paste('sgRNAs in',targetgene),ylab='Read counts',xlab='Samples',xlim=c(0.7,length(vali)+0.3),ylim = yrange,col=colors[(i %% length(colors))],xaxt='n',log='y')
    axis(1,at=1:length(vali),labels=(collabel),las=2)
    # lines(0:100,rep(1,101),col='black');
  }else{
    lines(1:length(vali),vali,type='b',pch=20,col=colors[(i %% length(colors))])
  }
}




# parameters
# Do not modify the variables beginning with "__"
targetmat=list(c(3398.5481027775395,4186.846290509351),c(1624.9194771017478,1731.3784045303848),c(1405.1201014045023,1964.6961263304834),c(1201.2797562859348,1364.5064005964373),c(913.2917953888841,1168.197696737044),c(1704.714629995137,1884.241739502863),c(1299.2101712005492,1655.751280912422),c(1071.4312802139648,1055.561555178376),c(414.20938456477586,534.2171285353976),c(1003.9681054950084,1407.951769483352))
targetgene="ROSA26"
collabel=c("S42_MNSC506_F2","S41_MNSC506_F1")

# set up color using RColorBrewer
#library(RColorBrewer)
#colors <- brewer.pal(length(targetgenelist), "Set1")

colors=c( "#E41A1C", "#377EB8", "#4DAF4A", "#984EA3", "#FF7F00",  "#A65628", "#F781BF",
          "#999999", "#66C2A5", "#FC8D62", "#8DA0CB", "#E78AC3", "#A6D854", "#FFD92F", "#E5C494", "#B3B3B3", 
          "#8DD3C7", "#FFFFB3", "#BEBADA", "#FB8072", "#80B1D3", "#FDB462", "#B3DE69", "#FCCDE5",
          "#D9D9D9", "#BC80BD", "#CCEBC5", "#FFED6F")


## code

targetmatvec=unlist(targetmat)+1
yrange=range(targetmatvec[targetmatvec>0]);
# yrange[1]=1; # set the minimum value to 1
for(i in 1:length(targetmat)){
  vali=targetmat[[i]]+1;
  if(i==1){
    plot(1:length(vali),vali,type='b',las=1,pch=20,main=paste('sgRNAs in',targetgene),ylab='Read counts',xlab='Samples',xlim=c(0.7,length(vali)+0.3),ylim = yrange,col=colors[(i %% length(colors))],xaxt='n',log='y')
    axis(1,at=1:length(vali),labels=(collabel),las=2)
    # lines(0:100,rep(1,101),col='black');
  }else{
    lines(1:length(vali),vali,type='b',pch=20,col=colors[(i %% length(colors))])
  }
}




# parameters
# Do not modify the variables beginning with "__"
targetmat=list(c(774.0129830658772,928.4436239907361),c(1471.8578656426098,1675.0603337510508),c(813.1851490317229,984.7616947700702),c(514.3160309219371,732.134920131343),c(971.3246338568036,989.5889579797274),c(783.4433193169141,1100.6160118018431),c(1912.9074379987985,1940.5598102821973),c(1176.6157999370691,1230.9521184625878),c(623.1276030492863,831.898359797592),c(998.8902321290655,1251.870259037769))
targetgene="CCR5"
collabel=c("S42_MNSC506_F2","S41_MNSC506_F1")

# set up color using RColorBrewer
#library(RColorBrewer)
#colors <- brewer.pal(length(targetgenelist), "Set1")

colors=c( "#E41A1C", "#377EB8", "#4DAF4A", "#984EA3", "#FF7F00",  "#A65628", "#F781BF",
          "#999999", "#66C2A5", "#FC8D62", "#8DA0CB", "#E78AC3", "#A6D854", "#FFD92F", "#E5C494", "#B3B3B3", 
          "#8DD3C7", "#FFFFB3", "#BEBADA", "#FB8072", "#80B1D3", "#FDB462", "#B3DE69", "#FCCDE5",
          "#D9D9D9", "#BC80BD", "#CCEBC5", "#FFED6F")


## code

targetmatvec=unlist(targetmat)+1
yrange=range(targetmatvec[targetmatvec>0]);
# yrange[1]=1; # set the minimum value to 1
for(i in 1:length(targetmat)){
  vali=targetmat[[i]]+1;
  if(i==1){
    plot(1:length(vali),vali,type='b',las=1,pch=20,main=paste('sgRNAs in',targetgene),ylab='Read counts',xlab='Samples',xlim=c(0.7,length(vali)+0.3),ylim = yrange,col=colors[(i %% length(colors))],xaxt='n',log='y')
    axis(1,at=1:length(vali),labels=(collabel),las=2)
    # lines(0:100,rep(1,101),col='black');
  }else{
    lines(1:length(vali),vali,type='b',pch=20,col=colors[(i %% length(colors))])
  }
}




# parameters
# Do not modify the variables beginning with "__"
targetmat=list(c(1273.0953938899854,1570.4696308751447),c(701.4719349809777,836.7256230072492),c(914.0172058697331,962.2344664583366),c(1481.2882018936468,1485.1879808378674),c(2186.3871892788693,2595.458519059025),c(660.123537572585,888.2164305769261))
targetgene="LRIG1"
collabel=c("S42_MNSC506_F2","S41_MNSC506_F1")

# set up color using RColorBrewer
#library(RColorBrewer)
#colors <- brewer.pal(length(targetgenelist), "Set1")

colors=c( "#E41A1C", "#377EB8", "#4DAF4A", "#984EA3", "#FF7F00",  "#A65628", "#F781BF",
          "#999999", "#66C2A5", "#FC8D62", "#8DA0CB", "#E78AC3", "#A6D854", "#FFD92F", "#E5C494", "#B3B3B3", 
          "#8DD3C7", "#FFFFB3", "#BEBADA", "#FB8072", "#80B1D3", "#FDB462", "#B3DE69", "#FCCDE5",
          "#D9D9D9", "#BC80BD", "#CCEBC5", "#FFED6F")


## code

targetmatvec=unlist(targetmat)+1
yrange=range(targetmatvec[targetmatvec>0]);
# yrange[1]=1; # set the minimum value to 1
for(i in 1:length(targetmat)){
  vali=targetmat[[i]]+1;
  if(i==1){
    plot(1:length(vali),vali,type='b',las=1,pch=20,main=paste('sgRNAs in',targetgene),ylab='Read counts',xlab='Samples',xlim=c(0.7,length(vali)+0.3),ylim = yrange,col=colors[(i %% length(colors))],xaxt='n',log='y')
    axis(1,at=1:length(vali),labels=(collabel),las=2)
    # lines(0:100,rep(1,101),col='black');
  }else{
    lines(1:length(vali),vali,type='b',pch=20,col=colors[(i %% length(colors))])
  }
}




# parameters
# Do not modify the variables beginning with "__"
targetmat=list(c(1136.7182234903744,1169.8067844735965),c(1118.5829614691495,952.5799400390222),c(3509.5359063474352,3346.9024920289967),c(642.7136860322091,558.3534445836837),c(1161.3821798392403,1171.4158722101488),c(1798.2925820246573,2329.9590425278784),c(1312.267559855831,1348.415523230913),c(1320.24707514517,1301.7519788708935),c(1157.7551274349953,1160.1522580542821),c(1891.1451235733286,1850.4508970352626))
targetgene="CTRL"
collabel=c("S42_MNSC506_F2","S41_MNSC506_F1")

# set up color using RColorBrewer
#library(RColorBrewer)
#colors <- brewer.pal(length(targetgenelist), "Set1")

colors=c( "#E41A1C", "#377EB8", "#4DAF4A", "#984EA3", "#FF7F00",  "#A65628", "#F781BF",
          "#999999", "#66C2A5", "#FC8D62", "#8DA0CB", "#E78AC3", "#A6D854", "#FFD92F", "#E5C494", "#B3B3B3", 
          "#8DD3C7", "#FFFFB3", "#BEBADA", "#FB8072", "#80B1D3", "#FDB462", "#B3DE69", "#FCCDE5",
          "#D9D9D9", "#BC80BD", "#CCEBC5", "#FFED6F")


## code

targetmatvec=unlist(targetmat)+1
yrange=range(targetmatvec[targetmatvec>0]);
# yrange[1]=1; # set the minimum value to 1
for(i in 1:length(targetmat)){
  vali=targetmat[[i]]+1;
  if(i==1){
    plot(1:length(vali),vali,type='b',las=1,pch=20,main=paste('sgRNAs in',targetgene),ylab='Read counts',xlab='Samples',xlim=c(0.7,length(vali)+0.3),ylim = yrange,col=colors[(i %% length(colors))],xaxt='n',log='y')
    axis(1,at=1:length(vali),labels=(collabel),las=2)
    # lines(0:100,rep(1,101),col='black');
  }else{
    lines(1:length(vali),vali,type='b',pch=20,col=colors[(i %% length(colors))])
  }
}




# parameters
# Do not modify the variables beginning with "__"
targetmat=list(c(819.7138433593638,452.1536539712251),c(1188.947778111502,415.1446360305198),c(1075.783743099059,392.6174077187862),c(518.668493807031,222.05410764423152),c(1725.751533939758,738.5712710775526),c(744.2711533510684,339.51751241255687))
targetgene="KRT20"
collabel=c("S42_MNSC506_F2","S41_MNSC506_F1")

# set up color using RColorBrewer
#library(RColorBrewer)
#colors <- brewer.pal(length(targetgenelist), "Set1")

colors=c( "#E41A1C", "#377EB8", "#4DAF4A", "#984EA3", "#FF7F00",  "#A65628", "#F781BF",
          "#999999", "#66C2A5", "#FC8D62", "#8DA0CB", "#E78AC3", "#A6D854", "#FFD92F", "#E5C494", "#B3B3B3", 
          "#8DD3C7", "#FFFFB3", "#BEBADA", "#FB8072", "#80B1D3", "#FDB462", "#B3DE69", "#FCCDE5",
          "#D9D9D9", "#BC80BD", "#CCEBC5", "#FFED6F")


## code

targetmatvec=unlist(targetmat)+1
yrange=range(targetmatvec[targetmatvec>0]);
# yrange[1]=1; # set the minimum value to 1
for(i in 1:length(targetmat)){
  vali=targetmat[[i]]+1;
  if(i==1){
    plot(1:length(vali),vali,type='b',las=1,pch=20,main=paste('sgRNAs in',targetgene),ylab='Read counts',xlab='Samples',xlim=c(0.7,length(vali)+0.3),ylim = yrange,col=colors[(i %% length(colors))],xaxt='n',log='y')
    axis(1,at=1:length(vali),labels=(collabel),las=2)
    # lines(0:100,rep(1,101),col='black');
  }else{
    lines(1:length(vali),vali,type='b',pch=20,col=colors[(i %% length(colors))])
  }
}




# parameters
# Do not modify the variables beginning with "__"
targetmat=list(c(2928.4821111873907,450.54456623467263),c(4176.91354872851,534.2171285353976),c(2193.6412940873593,300.89940673529924),c(1766.3745208673017,242.97224821941276),c(3575.548260104694,429.6264256594914),c(3255.6422380502872,736.9621833410002))
targetgene="EGFP"
collabel=c("S42_MNSC506_F2","S41_MNSC506_F1")

# set up color using RColorBrewer
#library(RColorBrewer)
#colors <- brewer.pal(length(targetgenelist), "Set1")

colors=c( "#E41A1C", "#377EB8", "#4DAF4A", "#984EA3", "#FF7F00",  "#A65628", "#F781BF",
          "#999999", "#66C2A5", "#FC8D62", "#8DA0CB", "#E78AC3", "#A6D854", "#FFD92F", "#E5C494", "#B3B3B3", 
          "#8DD3C7", "#FFFFB3", "#BEBADA", "#FB8072", "#80B1D3", "#FDB462", "#B3DE69", "#FCCDE5",
          "#D9D9D9", "#BC80BD", "#CCEBC5", "#FFED6F")


## code

targetmatvec=unlist(targetmat)+1
yrange=range(targetmatvec[targetmatvec>0]);
# yrange[1]=1; # set the minimum value to 1
for(i in 1:length(targetmat)){
  vali=targetmat[[i]]+1;
  if(i==1){
    plot(1:length(vali),vali,type='b',las=1,pch=20,main=paste('sgRNAs in',targetgene),ylab='Read counts',xlab='Samples',xlim=c(0.7,length(vali)+0.3),ylim = yrange,col=colors[(i %% length(colors))],xaxt='n',log='y')
    axis(1,at=1:length(vali),labels=(collabel),las=2)
    # lines(0:100,rep(1,101),col='black');
  }else{
    lines(1:length(vali),vali,type='b',pch=20,col=colors[(i %% length(colors))])
  }
}



dev.off()
Sweave("S6A_c1_t0_summary.Rnw");
library(tools);

texi2dvi("S6A_c1_t0_summary.tex",pdf=TRUE);
